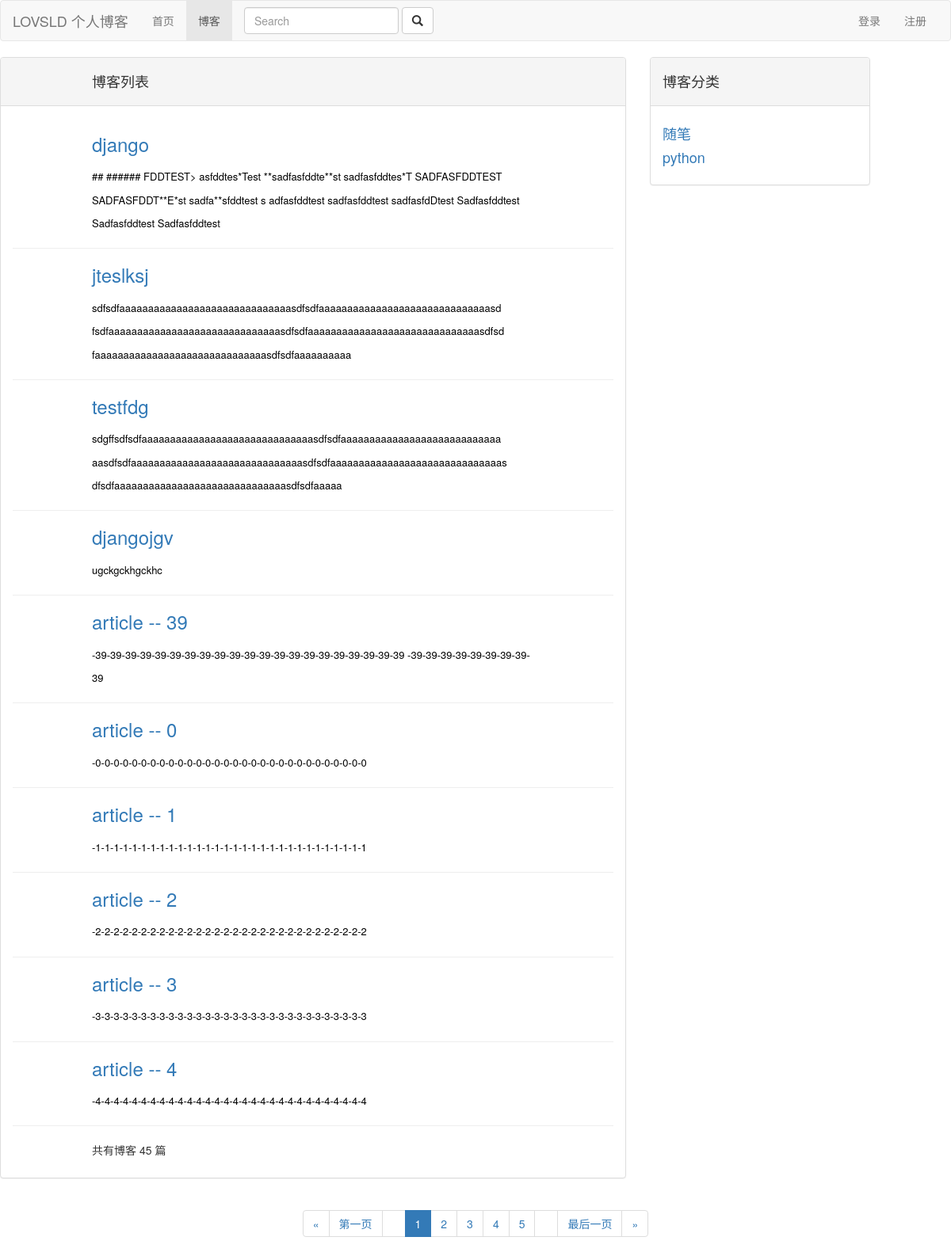
Screenshot of /blog/ with the database file from the repository.
### blog/models.py (models this page shows, shortened)
class Blog(models.Model):
    title = models.CharField(max_length=50)
    blog_type = models.ForeignKey(BlogType, on_delete=models.DO_NOTHING)
    content = MDTextField()
    author = models.ForeignKey(User,on_delete=models.DO_NOTHING)
    created_time = models.DateTimeField(auto_now_add=True)
    last_updated_time = models.DateField(auto_now=True)

class BlogType(models.Model):
    type_name = models.CharField(max_length=15)

### blog/views.py (the view)
# urls.py: path('', views.blog_list, name='blog_list'),
def blog_list(requests):
    context = {}
    blogs_page_list = get_list_or_404(Blog)
    paginator = Paginator(blogs_page_list, 10)
    page_num = requests.GET.get('page')
    contacts = paginator.get_page(page_num)
    all_page_num = len(paginator.page_range)
    context['blogs'] = blogs_page_list
    context['page_blogs'] = contacts
    context['all_page_num'] = all_page_num
    if len(paginator.page_range) - 1 > int(contacts.number) > 2:
        context['current_page_list'] = [
            i for i in range(1, int(contacts.number) + 3)]
    elif int(contacts.number) in [1, 2]:
        context['current_page_list'] = range(1, all_page_num + 1)
    elif int(contacts.number) > len(paginator.page_range) - 2:
        context['current_page_list'] = range(
            all_page_num - 4, all_page_num + 1)
    context['types'] = get_list_or_404(BlogType)
    context['next_page'] = contacts.next_page_number(
    ) if contacts.has_next() else contacts.number
    context['previous_page'] = contacts.previous_page_number(
    ) if contacts.has_previous() else contacts.number
    return render(requests, 'blog/blogs_list.html', context)

### templates/blog/blogs_list.html (shortened to what this page needs)
{% extends "base.html" %}
{% block colume_name %}博客列表{% endblock %}
{% block colume1 %}
<div>
    {% for blog in page_blogs %}
    <div style="margin-left: 100px;margin-right: 100px;">
    <a href="{% url 'blog_detail' blog.id %}" style="text-decoration:none;"><h3>{{ blog.title }}</h3></a>
    <p class="lead"><a href="{% url 'blog_detail' blog.id %}" style="text-decoration:none;color:black;font-size: 13px;">{{ blog.content|striptags|truncatechars:200 }}</a></p>
    </div>
    <hr>
    {% empty %}
    <p>------暂无博客-----</p>
    {% endfor %}
    <p style="margin-left: 100px;margin-right: 100px;">共有博客 {{ blogs|length }} 篇</p>
  </div>
{% endblock %}
{% block colume2 %}
    {% for blog in types %}
        <a href="{% url 'blog_type' blog.id %}"><h4>{{ blog.type_name }}</h4></a>
    {% endfor %}
{% endblock %}
{% block pagination %}
<nav aria-label="Page navigation" style="text-align: center;">
    <ul class="pagination">
      <li><a href="?page={{ previous_page }}" aria-label="Previous"><span aria-hidden="true">&laquo;</span></a></li>
      <li><a href="?page=1" aria-label="Previous"><span aria-hidden="true">第一页</span></a></li></li>
      <li ><span aria-hidden="true">&nbsp;</span></li>
      {% for page in current_page_list %}
        {% if page_blogs.number == page %}
          <li class="active"><span>{{ page }}</span></a></li>
        {% else %}
          <li><a href="?page={{ page }}" aria-label="Previous">{{ page }}</a></li>
        {% endif %}
      {% endfor %}
      <li><span aria-hidden="true">&nbsp;</span></li>
      <li><a href="?page={{ all_page_num }}" aria-label="Previous"><span aria-hidden="true">最后一页</span></a></li></li>
      <li><a href="?page={{ next_page }}" aria-label="Next"><span aria-hidden="true">&raquo;</span></a></li>
    </ul>
  </nav>
  {% endblock %}

### rows the page displays
Blog: title "django", content "## ###### FDDTEST> asfddtes*Test **sadfasfddte**st sadfasfddtes*T SADFASFDDTEST SADFASFDDT**E*st sadfa**sfddtest s adfasfddtest sadfasfddtest sadfasfdDtest Sadfasfddtest Sadfasfddtest Sadfasfddtest"
Blog: title "jteslksj", content "sdfsdfaaaaaaaaaaaaaaaaaaaaaaaaaaaaaasdfsdfaaaaaaaaaaaaaaaaaaaaaaaaaaaaaasd fsdfaaaaaaaaaaaaaaaaaaaaaaaaaaaaaasdfsdfaaaaaaaaaaaaaaaaaaaaaaaaaaaaaasdfsd faaaaaaaaaaaaaaaaaaaaaaaaaaaaaasdfsdfaaaaaaaaaa"
Blog: title "testfdg", content "sdgffsdfsdfaaaaaaaaaaaaaaaaaaaaaaaaaaaaaasdfsdfaaaaaaaaaaaaaaaaaaaaaaaaaaaa aasdfsdfaaaaaaaaaaaaaaaaaaaaaaaaaaaaaasdfsdfaaaaaaaaaaaaaaaaaaaaaaaaaaaaaas dfsdfaaaaaaaaaaaaaaaaaaaaaaaaaaaaaasdfsdfaaaaa"
Blog: title "djangojgv", content "ugckgckhgckhc"
Blog: title "article -- 39", content "-39-39-39-39-39-39-39-39-39-39-39-39-39-39-39-39-39-39-39-39-39 -39-39-39-39-39-39-39-39-39"
Blog: title "article -- 0", content "-0-0-0-0-0-0-0-0-0-0-0-0-0-0-0-0-0-0-0-0-0-0-0-0-0-0-0-0-0-0"
Blog: title "article -- 1", content "-1-1-1-1-1-1-1-1-1-1-1-1-1-1-1-1-1-1-1-1-1-1-1-1-1-1-1-1-1-1"
Blog: title "article -- 2", content "-2-2-2-2-2-2-2-2-2-2-2-2-2-2-2-2-2-2-2-2-2-2-2-2-2-2-2-2-2-2"
Blog: title "article -- 3", content "-3-3-3-3-3-3-3-3-3-3-3-3-3-3-3-3-3-3-3-3-3-3-3-3-3-3-3-3-3-3"
Blog: title "article -- 4", content "-4-4-4-4-4-4-4-4-4-4-4-4-4-4-4-4-4-4-4-4-4-4-4-4-4-4-4-4-4-4"
BlogType: type_name "随笔"
BlogType: type_name "python"

### other values shown
{{ blogs|length }} "45"
{{ page }} "1"
{{ page }} "2" "3" "4" "5"
